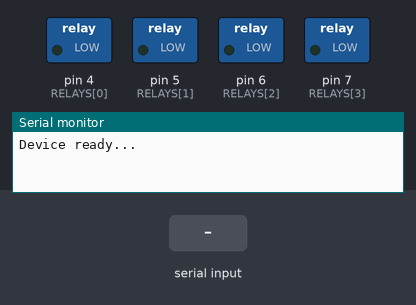
This sketch was run on a simulated Arduino Uno, built with avr-gcc and run on an emulated ATmega328P. On the bench: switched loads named in the sketch (green lamp = pin HIGH), the last lines printed to the serial monitor. The test bench sets the inputs (shaded band).

Above: at 2.2 s.
2.3 s: "1,all\n" received over Serial
At 3.5 s:
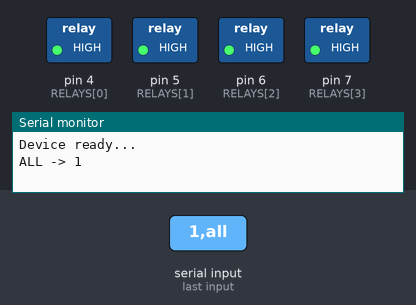
3.8 s: "0,all\n" received over Serial
At 4.7 s:
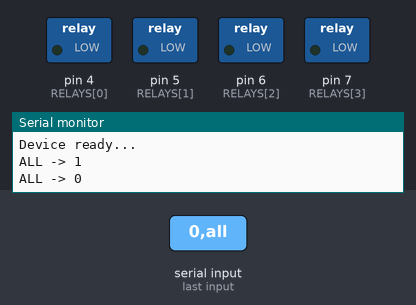
Timing chart, 0 to 6.8 s (numbered marks = the images above; inputs shaded):
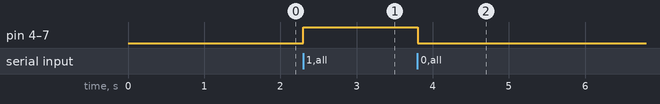

The sketch:

code.ino
```cpp
// I/O PORT
int TOTAL_RELAY = 4;
int RELAYS[] = {
  4, // Relay #1
  5,  // Relay #2
  6,  // Relay #3
  7, // Relay #4
};

void setup() {
  // Set serial baud rate
  Serial.begin(74880);

  // Init pin mode
  delay(1000);
  for (int i = 0; i < TOTAL_RELAY; i++) {
    pinMode(RELAYS[i], OUTPUT);
  }

  // Info
  Serial.println("Device ready...");
}

void switchAll(int state) {
  for (int i = 0; i < TOTAL_RELAY; i++) {
    digitalWrite(RELAYS[i], state);
  }
  Serial.println(String("ALL -> ") + String(state));
}

void loop() {
  // Check serial
  if (Serial.available()) {
    // Get value
    String rVal = Serial.readStringUntil('\n');
    rVal.trim();

    // Check value length
    if (rVal.length() >= 3) {
      // Extract data
      int command = rVal.substring(0, 1).toInt();
      int number = rVal.substring(2, rVal.length()).toInt();

      // Check number length
      if (number > 0 && number <= TOTAL_RELAY) {
        // Get selected relay
        int selected = RELAYS[number - 1];

        // HIGH = 0
        if (command == 0) {
          Serial.println(String("ON -> #") + String(number));
          digitalWrite(selected, LOW);
        }
        else if (command == 2) {
          Serial.println(String("TOGGLE -> #") + String(number));
          digitalWrite(selected, !digitalRead(selected));
        }
        else {
          Serial.println(String("OFF -> #") + String(number));
          digitalWrite(selected, HIGH);
        }
      }
      else {
        // Check for another command
        if (rVal == "PING!") {
          Serial.println("PONG!");
        }
        else if (rVal == "1,all") {
          switchAll(HIGH);
        }
        else if (rVal == "0,all") {
          switchAll(LOW);
        }
        else {
          Serial.println(String("Unknown -> #") + String(number));
        }
      }
    }
  }
}
```

Measured:
- after the input at 2.3 s, pin 4 (RELAYS[0]), pin 5 (RELAYS[1]), pin 6 (RELAYS[2]), pin 7 (RELAYS[3]): LOW → HIGH at once
- after the input at 3.8 s, pin 4 (RELAYS[0]), pin 5 (RELAYS[1]), pin 6 (RELAYS[2]), pin 7 (RELAYS[3]): HIGH → LOW at once
